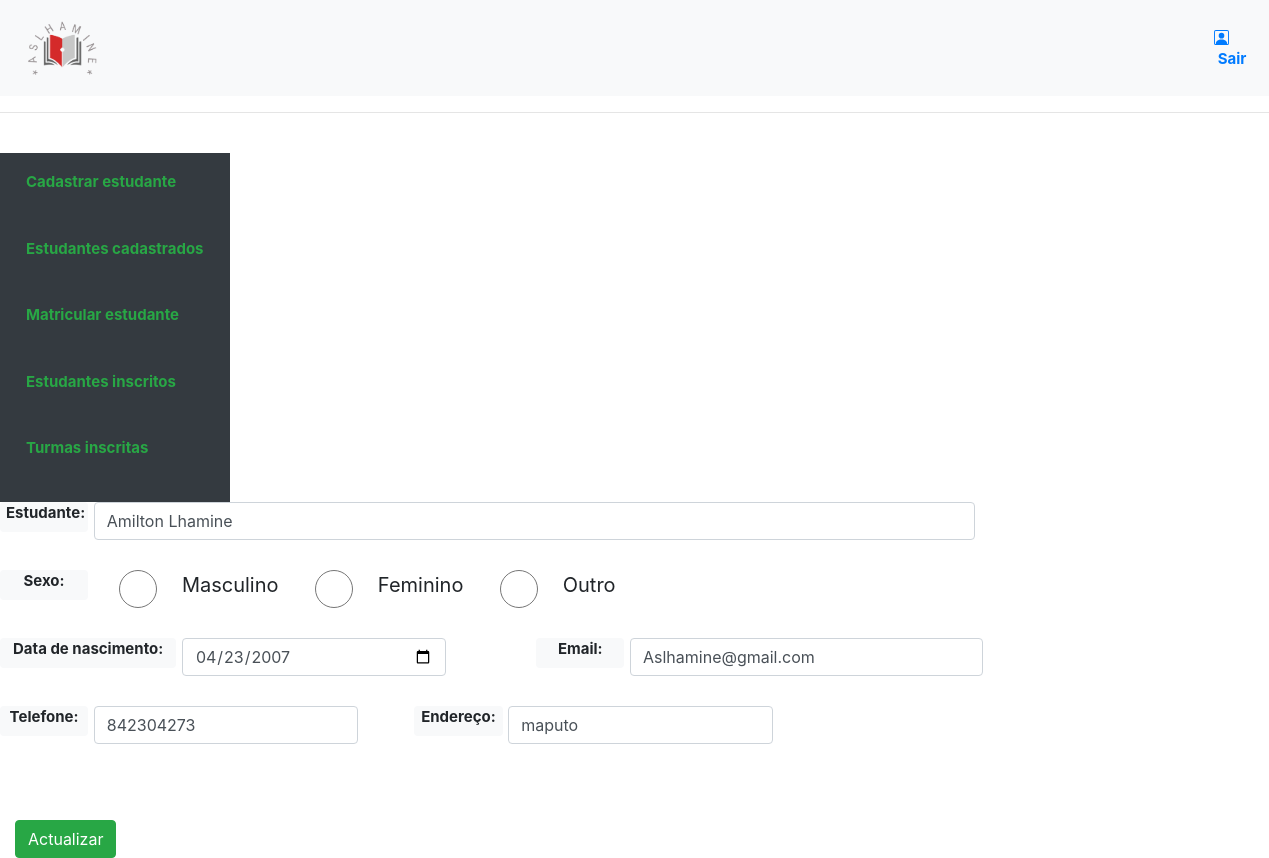
The app's page /funcionario/actualizar.php?id=20200601 with its own data.
### tables this page shows
CREATE TABLE `estudante` (
  `id_estudante` int(10) UNSIGNED NOT NULL,
  `estudante` varchar(255) NOT NULL,
  `sexo` enum('Masculino','Feminino','Outro','','') NOT NULL,
  `data_nascimento` date NOT NULL,
  `email` varchar(255) NOT NULL,
  `telefone` varchar(255) NOT NULL,
  `endereco` varchar(255) NOT NULL
);

### funcionario/actualizar.php (the view, shortened to what this page needs)
<?php
include "navbar.php";
	include '../conexao.php';
	include "menu_admin.php";
	$stmt = $db->prepare ("SELECT * FROM estudante WHERE id_estudante = ?");
	$stmt->bindParam(1, $id);
	$stmt->execute();
	$estudante = $stmt->fetchAll(PDO::FETCH_OBJ);
	$e = $estudante[0];
	$estudante=	$e->estudante;
	$data=$e->data_nascimento;
	$email=$e->email;
	$telefone=$e->telefone;
	$endereco=$e->endereco;
 ?>
<div class="col-lg-10">
<form method="post" action="adicionar_actualizar.php">
	<fieldset class="form-group">
	<div class="row">
		<label for="nome" class="badge badge-light col-lg-1">Estudante:</label>&nbsp;
 		<input type="text" name="estudante" id="estudante" class="form-control col-lg-10" value="<?=$estudante?>" maxlength="50">
	</div>
	<br>
	<div class="row">
 		<label class="badge badge-light col-lg-1" >Sexo:</label>&nbsp;
 			<input type="radio" name="sexo" id="m" value="Masculino" class="form-control col-lg-1" >
 		<label for="m">Masculino</label>&nbsp;&nbsp;
 			<input type="radio" name="sexo" id="f" value="Feminino" class="form-control col-lg-1">
 		<label for="f">Feminino</label>&nbsp;&nbsp;
 			<input type="radio" name="sexo" id="o" value="Outro"  class="form-control col-lg-1">
 		<label for="o">Outro</label>
	</div><br>
	<div class="row">
 		<label for="data" class="badge badge-light col-lg-2">Data de nascimento:</label>&nbsp;
 		<input type="date" name="data" id="data" value="<?=$data?>" class="form-control col-lg-3">
 		<label for="email" class="badge badge-light col-lg-1">Email:</label>&nbsp;
 		<input type="email" name="email" id="email" class="form-control col-lg-4" placeholder="usuario@provedor" value="<?=$email?>" maxlength="20">&nbsp;&nbsp;&nbsp;&nbsp;&nbsp;
	</div><br>
	<div class="row">
 		<label for="endereco" class="badge badge-light col-lg-1" >Telefone:</label>&nbsp;
 		<input type="text" name="telefone" id="telefone" value="<?=$telefone?>" class="form-control col-lg-3" placeholder="Digite o celular!" maxlength="10">&nbsp;&nbsp;&nbsp;&nbsp;&nbsp;&nbsp;&nbsp;&nbsp;&nbsp;&nbsp;
 		<label for="endereco" class="badge badge-light col-lg-1" >Endereço:</label>&nbsp;
 		<input type="text" name="endereco" id="endereco" class="form-control col-lg-3" value="<?=$endereco?>" placeholder="Digite o endereço!" maxlength="10">&nbsp;&nbsp;
	</div><br>
	</fieldset>
	<br>
 	<input type="submit" value="Actualizar" class="btn btn-success">&nbsp;&nbsp;&nbsp;
</form>
 </div>
</div>
</div>

### funcionario/menu_admin.php (style rules this page uses)
form { font-size: 20px; }

### records on screen
estudante: estudante "Amilton Lhamine", data "04/23/2007", email "Aslhamine@gmail.com", telefone "842304273", endereco "maputo"
